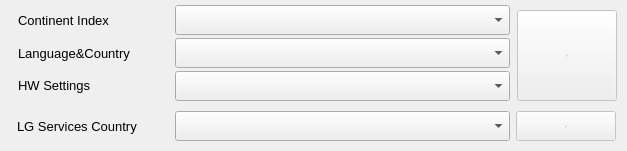
      <widget class="QWidget" name="countryWithGroupTab">
       <attribute name="title">
        <string>Area Option / Country</string>
       </attribute>
       <widget class="QWidget" name="horizontalLayoutWidget_3">
        <property name="geometry">
         <rect>
          <x>17</x>
          <y>110</y>
          <width>601</width>
          <height>32</height>
         </rect>
        </property>
        <property name="font">
         <font>
          <family>Arial</family>
          <pointsize>11</pointsize>
         </font>
        </property>
        <layout class="QHBoxLayout" name="countryArea">
         <item>
          <widget class="QLabel" name="label_4">
           <property name="minimumSize">
            <size>
             <width>152</width>
             <height>0</height>
            </size>
           </property>
           <property name="maximumSize">
            <size>
             <width>120</width>
             <height>16777215</height>
            </size>
           </property>
           <property name="font">
            <font>
             <family>Arial</family>
             <pointsize>10</pointsize>
            </font>
           </property>
           <property name="text">
            <string>LG Services Country</string>
           </property>
          </widget>
         </item>
         <item>
          <widget class="QComboBox" name="countryWithGroupCombo">
           <property name="enabled">
            <bool>true</bool>
           </property>
           <property name="minimumSize">
            <size>
             <width>335</width>
             <height>0</height>
            </size>
           </property>
           <property name="maximumSize">
            <size>
             <width>335</width>
             <height>30</height>
            </size>
           </property>
           <property name="font">
            <font>
             <family>Arial</family>
             <pointsize>10</pointsize>
            </font>
           </property>
           <property name="maxVisibleItems">
            <number>33</number>
           </property>
          </widget>
         </item>
         <item>
          <widget class="QPushButton" name="changeCountryWithGroupButton">
           <property name="enabled">
            <bool>false</bool>
           </property>
           <property name="minimumSize">
            <size>
             <width>100</width>
             <height>30</height>
            </size>
           </property>
           <property name="maximumSize">
            <size>
             <width>100</width>
             <height>30</height>
            </size>
           </property>
           <property name="font">
            <font>
             <pointsize>-1</pointsize>
            </font>
           </property>
           <property name="text">
            <string>변경</string>
           </property>
          </widget>
         </item>
        </layout>
       </widget>
       <widget class="QWidget" name="horizontalLayoutWidget_12">
        <property name="geometry">
         <rect>
          <x>17</x>
          <y>70</y>
          <width>496</width>
          <height>32</height>
         </rect>
        </property>
        <property name="font">
         <font>
          <family>Arial</family>
          <pointsize>11</pointsize>
         </font>
        </property>
        <layout class="QHBoxLayout" name="countryArea_3">
         <item>
          <widget class="QLabel" name="label_13">
           <property name="minimumSize">
            <size>
             <width>150</width>
             <height>0</height>
            </size>
           </property>
           <property name="maximumSize">
            <size>
             <width>150</width>
             <height>16777215</height>
            </size>
           </property>
           <property name="font">
            <font>
             <family>Arial</family>
             <pointsize>10</pointsize>
            </font>
           </property>
           <property name="layoutDirection">
            <enum>Qt::LeftToRight</enum>
           </property>
           <property name="text">
            <string>&lt;html&gt;&lt;head/&gt;&lt;body&gt;&lt;p&gt;HW Settings&lt;/p&gt;&lt;/body&gt;&lt;/html&gt;</string>
           </property>
          </widget>
         </item>
         <item>
          <widget class="QComboBox" name="hwSettingsCombo">
           <property name="enabled">
            <bool>true</bool>
           </property>
           <property name="minimumSize">
            <size>
             <width>335</width>
             <height>0</height>
            </size>
           </property>
           <property name="maximumSize">
            <size>
             <width>335</width>
             <height>30</height>
            </size>
           </property>
           <property name="font">
            <font>
             <family>Arial</family>
             <pointsize>10</pointsize>
            </font>
           </property>
          </widget>
         </item>
        </layout>
       </widget>
       <widget class="QWidget" name="horizontalLayoutWidget_13">
        <property name="geometry">
         <rect>
          <x>17</x>
          <y>37</y>
          <width>496</width>
          <height>32</height>
         </rect>
        </property>
        <property name="font">
         <font>
          <family>Arial</family>
          <pointsize>11</pointsize>
         </font>
        </property>
        <layout class="QHBoxLayout" name="countryArea_4">
         <item>
          <widget class="QLabel" name="label_10">
           <property name="minimumSize">
            <size>
             <width>150</width>
             <height>0</height>
            </size>
           </property>
           <property name="maximumSize">
            <size>
             <width>150</width>
             <height>16777215</height>
            </size>
           </property>
           <property name="font">
            <font>
             <family>Arial</family>
             <pointsize>10</pointsize>
            </font>
           </property>
           <property name="text">
            <string>Language&amp;Country</string>
           </property>
          </widget>
         </item>
         <item>
          <widget class="QComboBox" name="languageCountryCombo">
           <property name="enabled">
            <bool>true</bool>
           </property>
           <property name="minimumSize">
            <size>
             <width>335</width>
             <height>0</height>
            </size>
           </property>
           <property name="maximumSize">
            <size>
             <width>335</width>
             <height>30</height>
            </size>
           </property>
           <property name="font">
            <font>
             <family>Arial</family>
             <pointsize>10</pointsize>
            </font>
           </property>
           <property name="maxVisibleItems">
            <number>30</number>
           </property>
          </widget>
         </item>
        </layout>
       </widget>
       <widget class="QPushButton" name="changeGroupButton">
        <property name="enabled">
         <bool>false</bool>
        </property>
        <property name="geometry">
         <rect>
          <x>517</x>
          <y>10</y>
          <width>100</width>
          <height>91</height>
         </rect>
        </property>
        <property name="minimumSize">
         <size>
          <width>100</width>
          <height>30</height>
         </size>
        </property>
        <property name="maximumSize">
         <size>
          <width>100</width>
          <height>16777215</height>
         </size>
        </property>
        <property name="font">
         <font>
          <pointsize>-1</pointsize>
         </font>
        </property>
        <property name="text">
         <string>변경</string>
        </property>
       </widget>
       <widget class="QWidget" name="horizontalLayoutWidget_14">
        <property name="geometry">
         <rect>
          <x>17</x>
          <y>4</y>
          <width>496</width>
          <height>32</height>
         </rect>
        </property>
        <property name="font">
         <font>
          <family>Arial</family>
          <pointsize>11</pointsize>
         </font>
        </property>
        <layout class="QHBoxLayout" name="countryArea_5">
         <item>
          <widget class="QLabel" name="label_18">
           <property name="minimumSize">
            <size>
             <width>150</width>
             <height>0</height>
            </size>
           </property>
           <property name="maximumSize">
            <size>
             <width>150</width>
             <height>16777215</height>
            </size>
           </property>
           <property name="font">
            <font>
             <family>Arial</family>
             <pointsize>10</pointsize>
            </font>
           </property>
           <property name="text">
            <string>Continent Index</string>
           </property>
          </widget>
         </item>
         <item>
          <widget class="QComboBox" name="continentIndexCombo">
           <property name="enabled">
            <bool>true</bool>
           </property>
           <property name="minimumSize">
            <size>
             <width>335</width>
             <height>0</height>
            </size>
           </property>
           <property name="maximumSize">
            <size>
             <width>335</width>
             <height>30</height>
            </size>
           </property>
           <property name="font">
            <font>
             <family>Arial</family>
             <pointsize>10</pointsize>
            </font>
           </property>
           <property name="maxVisibleItems">
            <number>40</number>
           </property>
          </widget>
         </item>
        </layout>
       </widget>
      </widget>
